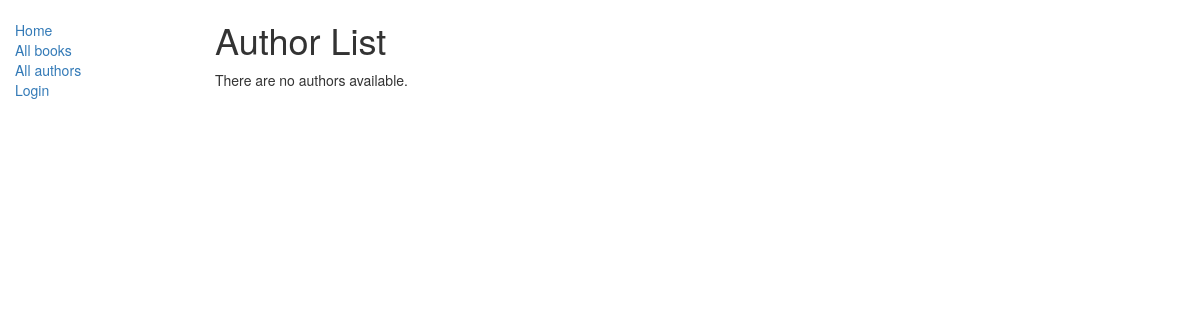
Page /catalog/authors/ on the earlier database version.
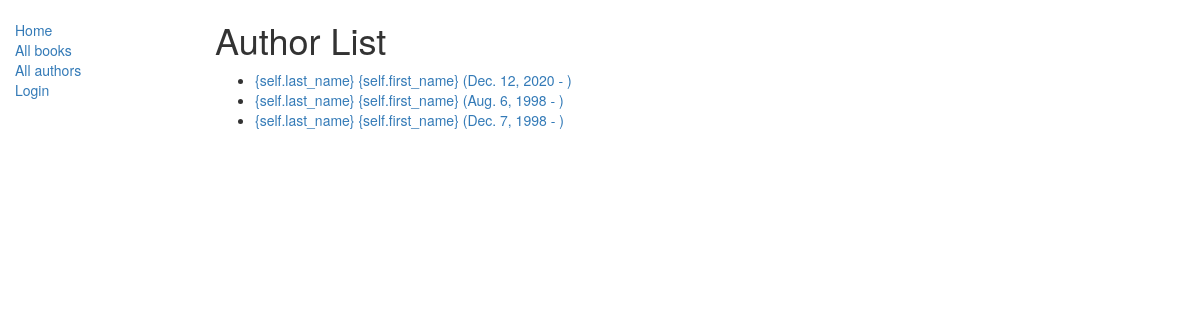
Same page on the later database version.
### catalog/models.py (models this page shows)
class Author(models.Model):
    first_name = models.CharField(max_length=100)
    last_name = models.CharField(max_length=100)
    date_of_birth = models.DateField(null=True, blank=True)
    date_of_death = models.DateField('Died', null=True, blank=True)
    def get_absolute_url(self):
        return reverse('author-detail', args=[str(self.id)])
    def __str__(self):
        return '{self.last_name} {self.first_name}'

### catalog/views.py (the view)
class AuthorListView(generic.ListView):
    model = Author
    queryset = Author.objects.all()
    print(queryset)

### catalog/templates/catalog/author_list.html
{% extends "base_generic.html" %}
{% block content %}
<h1>Author List</h1>
{% if author_list %}
  <ul>
  {% for author in author_list %}
    <li>
      <a href="{{ author.get_absolute_url }}">
      {{ author }} ({{author.date_of_birth}} - {% if author.date_of_death %}{{author.date_of_death}}{% endif %})
      </a>
    </li>
  {% endfor %}
 </ul>
{% else %}
  <p>There are no authors available.</p>
{% endif %}
{% endblock %}

### catalog/templates/base_generic.html (shortened to what this page needs)
<!DOCTYPE html>
<html lang="en">
<head>
  <link rel="stylesheet" href="https://maxcdn.bootstrapcdn.com/bootstrap/3.3.7/css/bootstrap.min.css">
  {% load static %}
  <link rel="stylesheet" href="{% static 'css/styles.css' %}">
</head>
<body>
<div class="container-fluid">
<div class="row">
  <div class="col-sm-2">
  {% block sidebar %}
  <ul class="sidebar-nav">
      <li><a href="{% url 'index' %}">Home</a></li>
      <li><a href="{% url 'books' %}">All books</a></li>
      <li><a href="{% url 'authors' %}">All authors</a></li>
      {% if user.is_authenticated %}
      <li>User: {{ user.get_username }}</li>
      <li><a href="{% url 'my-borrowed' %}">My Borrowed</a></li>
      <li><a href="{% url 'logout'%}?next={{request.path}}">Logout</a></li>
      {% else %}
      <li><a href="{% url 'login'%}?next={{request.path}}">Login</a></li>
      {% endif %}
  </ul>
 {% endblock %}
  </div>
  <div class="col-sm-10 ">
  {% block content %} {% endblock %}
  </div>
</div>
</div>
</body>
</html>

### catalog/static/css/styles.css (style rules this page uses)
.sidebar-nav { margin-top: 20px; padding: 0; list-style: none; }

Differences in the rows shown:
added Author: author "{self.last_name} {self.first_name}", date_of_birth "Dec. 12, 2020"
added Author: author "{self.last_name} {self.first_name}", date_of_birth "Aug. 6, 1998"
added Author: author "{self.last_name} {self.first_name}", date_of_birth "Dec. 7, 1998"
Other differences:
text no longer shown: "There are no authors available."
